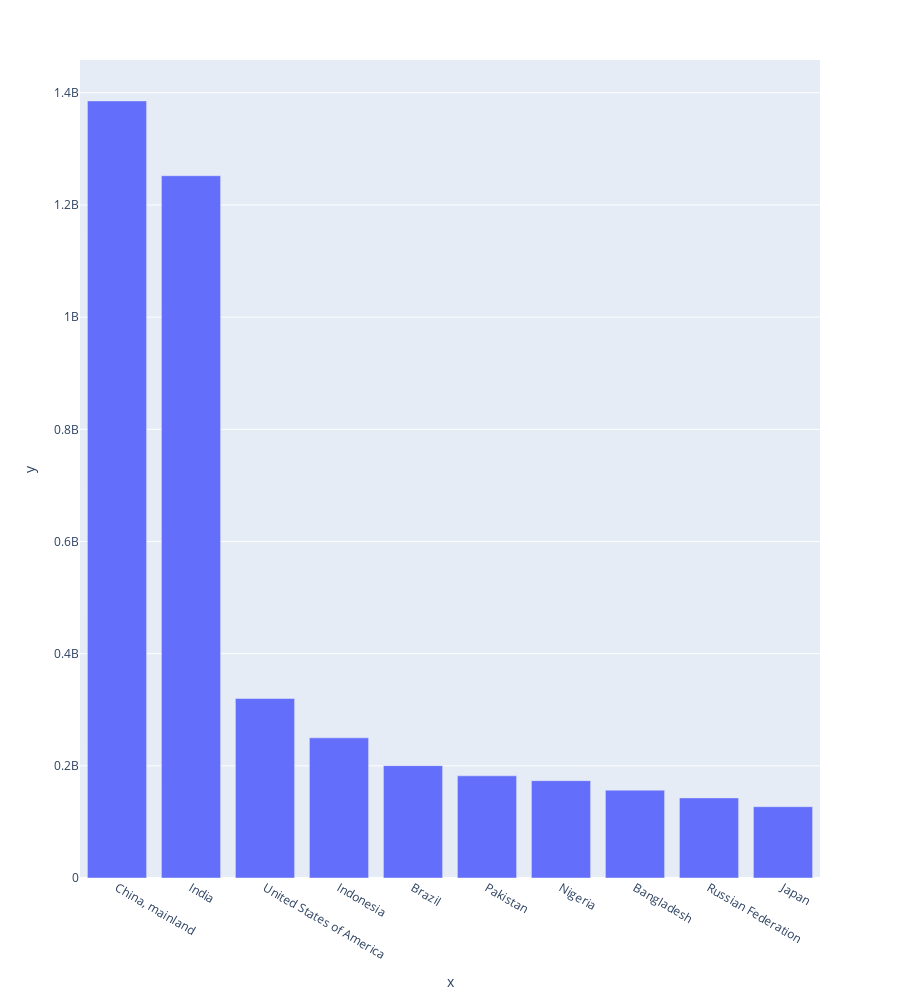

Notebook code cell kept with this figure:
### Markdown cell above
#### Question 3 : Disponibilité alimentaire (calories, protéines)
Calculez (pour chaque pays et chaque produit) la disponibilité alimentaire en kcal puis en kg de protéines. Vous ferez cela à partir de ces informations :
- Population de chaque pays
- Disponibilité alimentaire donnée pour chaque produit et pour chaque pays en kcal/personne/jour, -
- Disponibilité alimentaire en protéines donnée pour chaque produit et pour chaque pays en g/personne/jour.
Pour cette étape vous avez besoin de constituer une seule et même table à partir des tables animaux et végétaux.

### Code cell
#Population de chaque pays
dPopulation=FAOSTAT_2013_population
dPopulation=dPopulation[['Country Code', 'Country', 'Value']]
dPopulation.loc[:,'Value']=FAOSTAT_2013_population['Value']*1000 

dPopulation

dPopulation.sort_values(by='Value', ascending=False, inplace=True )
fig = px.bar(x=dPopulation.head(10).Country,y=dPopulation.head(10).Value,height=1000)
fig.show()

### Figure 1 — Plotly figure (JSON) as saved in the notebook; plotly's stock layout.template omitted (floating-point values rounded to 4 significant figures)
{"data": [{"alignmentgroup": "True", "hovertemplate": "x=%{x}<br>y=%{y}<extra></extra>", "legendgroup": "", "marker": {"color": "#636efa", "pattern": {"shape": ""}}, "name": "", "offsetgroup": "", "orientation": "v", "showlegend": false, "textposition": "auto", "type": "bar", "x": ["China, mainland", "India", "United States of America", "Indonesia", "Brazil", "Pakistan", "Nigeria", "Bangladesh", "Russian Federation", "Japan"], "xaxis": "x", "y": [1385567000, 1252140000, 320051000, 249866000, 200362000, 182143000, 173615000, 156595000, 142834000, 127144000], "yaxis": "y"}], "layout": {"barmode": "relative", "height": 1000, "legend": {"tracegroupgap": 0}, "margin": {"t": 60}, "xaxis": {"anchor": "y", "domain": [0, 1], "title": {"text": "x"}}, "yaxis": {"anchor": "x", "domain": [0, 1], "title": {"text": "y"}}}}
